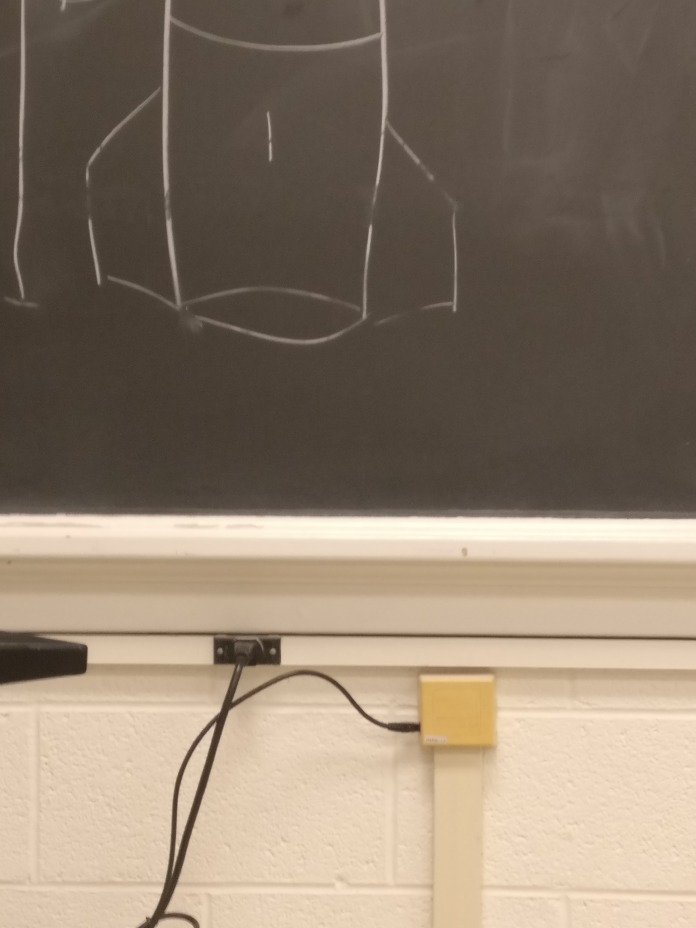
#> input picture down.jpg, 3480 x 4640 px (shown at 1/5 size)
$ python compute_matches.py   (older library calls are emulated)
#> lines starting #> are read from the running program, lines starting #| are printed output that depends on the picture; long printed decimals are rounded
#!/usr/bin/env python
import numpy as np
import cv2
import matplotlib.pyplot as plt


import numpy as np
import cv2

# [49 lines left out: function drawMatches, not called in this run]


def import_images():
	#import images
	downorig = cv2.imread("down.jpg", cv2.IMREAD_GRAYSCALE)
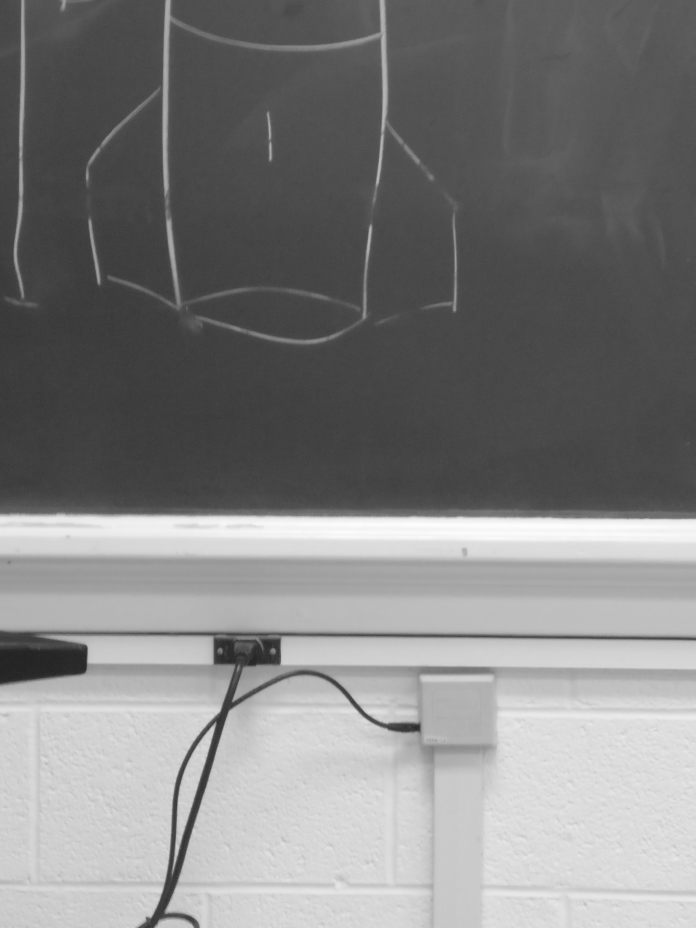
#> downorig: shape (4640, 3480) (shown at 1/5 size); min 18, max 254, mean 129.3
	uporig = cv2.imread("up.jpg", cv2.IMREAD_GRAYSCALE)
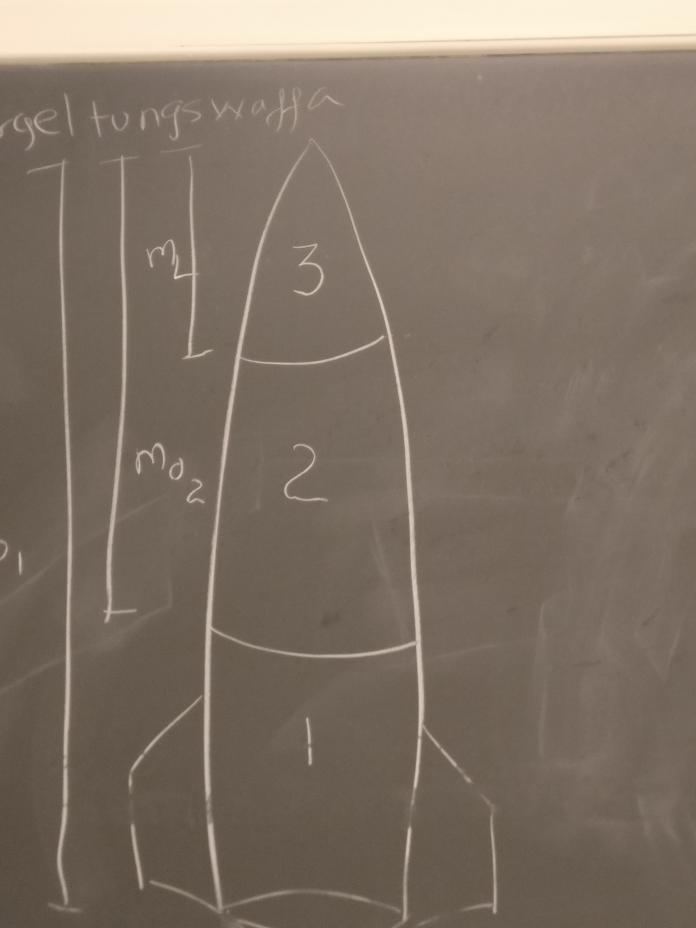
#> input picture up.jpg, 3480 x 4640 px (shown at 1/5 size)
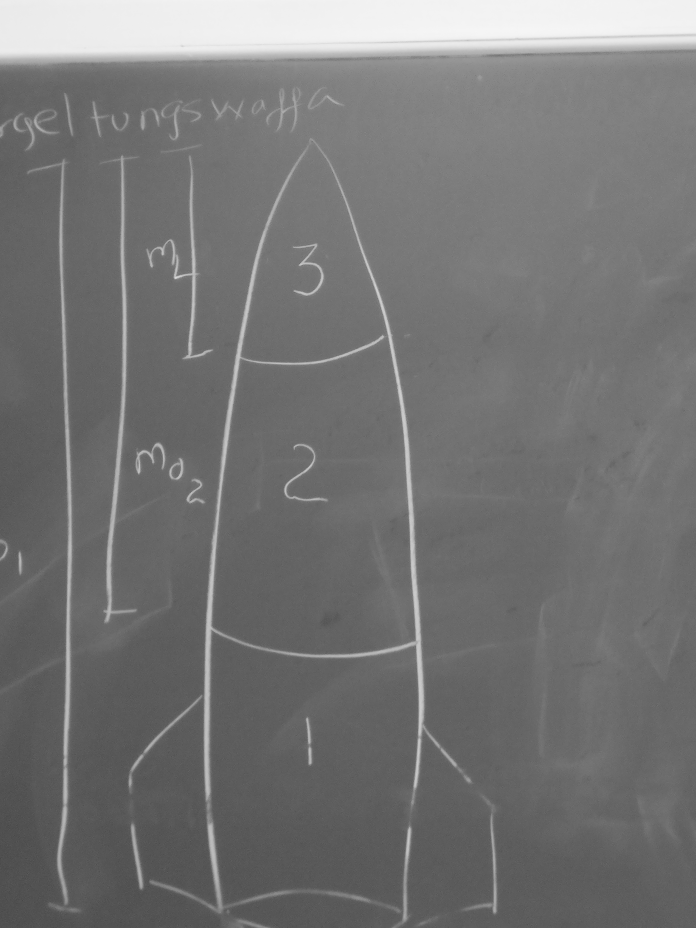
#> uporig: shape (4640, 3480) (shown at 1/5 size); min 27, max 248, mean 116.3

	#resize images to 1/4 of size
	height, width = uporig.shape
#> height = 4640; width = 3480
	up = cv2.resize(uporig, (int(height * .25), int(width * .25)))
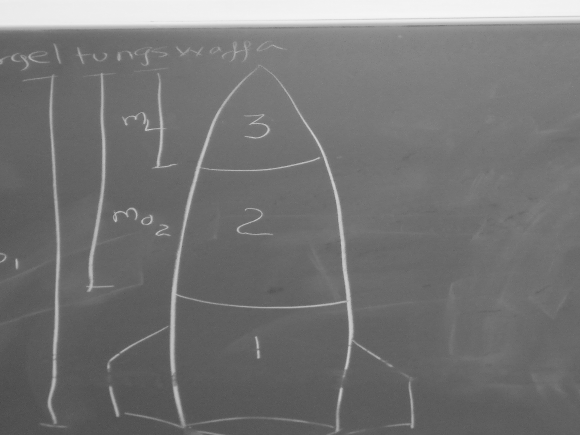
#> up: shape (870, 1160) (shown at 1/2 size); min 55, max 248, mean 116.3
	down = cv2.resize(downorig, (int(height * .25), int(width * .25)))
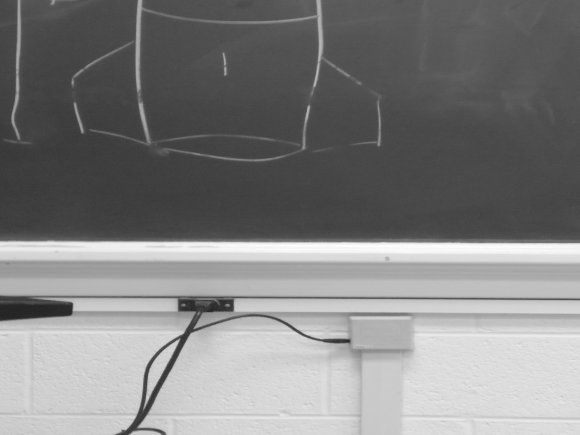
#> down: shape (870, 1160) (shown at 1/2 size); min 28, max 254, mean 129.3
	return up, down

def find_keypoints():
	up, down = import_images()

	#create the ORB object
	orb = cv2.ORB()

	#find keypoints and descriptors
	ft1, des1 = orb.detectAndCompute(down, None)
#> ft1 = 472 keypoints; strongest (x, y, size): (137, 624, 92.6), (140, 609, 111.1), (140, 606, 92.6), (143, 610, 64.3)
	ft2, des2 = orb.detectAndCompute(up, None)
#> ft2 = 500 keypoints; strongest (x, y, size): (291, 260, 31), (292, 259, 37.2), (295, 257, 37.2), (231, 443, 31)

	#BF Matching object
	bf = cv2.BFMatcher(cv2.NORM_HAMMING, crossCheck=True)

	# Match descriptors and create
	matches = bf.match(des1,des2)
#> matches = 72 matches

	# Sort them in the order of their distance.
	matches = sorted(matches, key = lambda x:x.distance)
	return ft1, ft2, matches

def position_vector():
	posv = np.zeros((5,5))
	kp1, kp2, matches = find_keypoints()
#> kp1 has the same summary as ft1 in find_keypoints; kp2 has the same summary as ft2 in find_keypoints; matches = 72 matches
	for i in range(0, 5):

		#find the kp indices
		idx1 = matches[i].queryIdx
		idx2 = matches[i].trainIdx

		#get positions
		(x1, y1) = kp1[idx1].pt
		(x2, y2) = kp2[idx2].pt

		#velocity
		udot = x2 - x1
		vdot = y2 - y1
		posv[i][0] = udot
		posv[i][1] = vdot
		posv[i][2] = x2
		posv[i][3] = y2
		posv[i][4] = 1
#> this loop made 5 passes
#> (idx1, idx2, x1, y1, x2, y2, udot, vdot) on passes 1 to 5: (211, 114, 617.8, 213.1, 682.8, 776.4, 65.04, 563.3), (324, 368, 149.3, 207.4, 219.8, 775.5, 70.5, 568.2), (208, 191, 275, 180, 344.4, 747.6, 69.36, 567.6), (268, 310, 279.9, 207.4, 349.1, 772.4, 69.12, 565.1), (31, 85, 698, 151, 759, 716, 61, 565)
#> after the loop, posv = [[65.04, 563.3, 682.8, 776.4, 1], [70.5, 568.2, 219.8, 775.5, 1], [69.36, 567.6, 344.4, 747.6, 1], [69.12, 565.1, 349.1, 772.4, 1], [61, 565, 759, 716, 1]]
	print(posv)
#| [[ 65.040 563.280 682.800 776.400   1.        ]
#|  [ 70.502 568.166 219.802 775.526   1.        ]
#|  [ 69.360 567.600 344.400 747.600   1.        ]
#|  [ 69.120 565.056 349.056 772.416   1.        ]
#|  [ 61.         565.         759.         716.           1.        ]]

position_vector()
